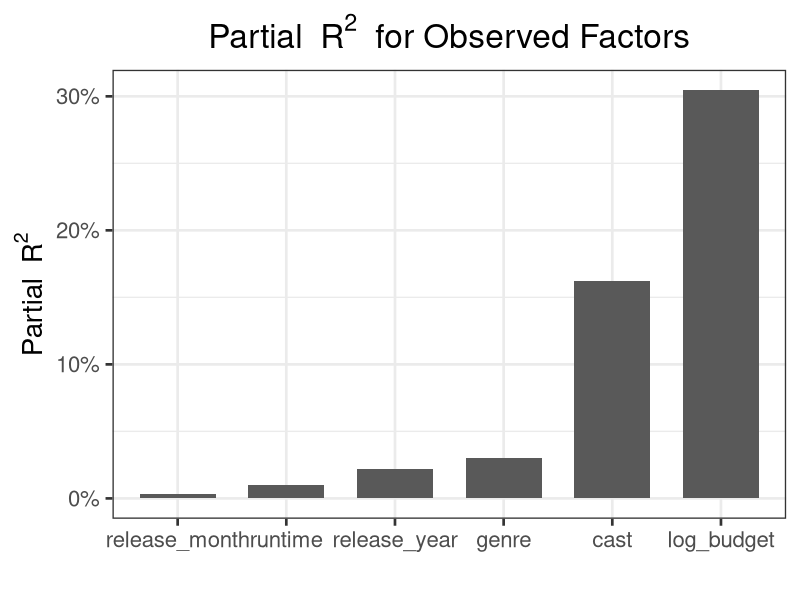
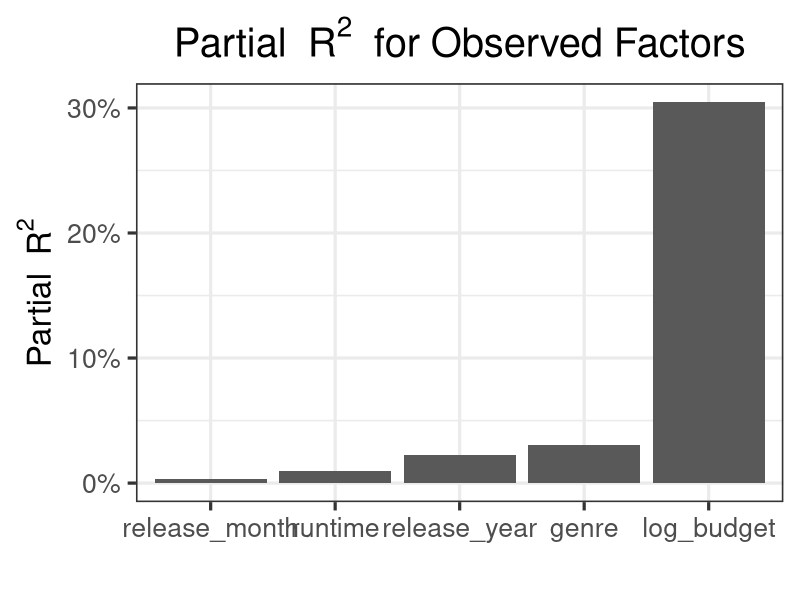
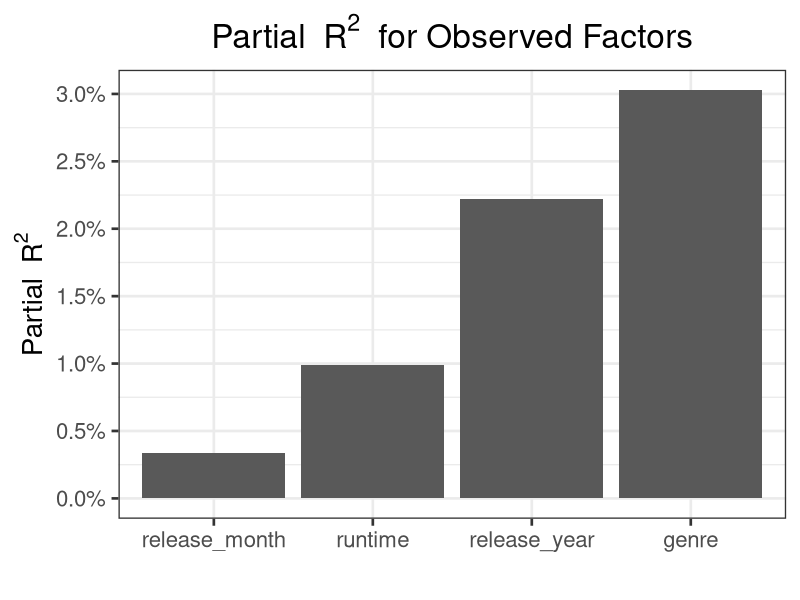
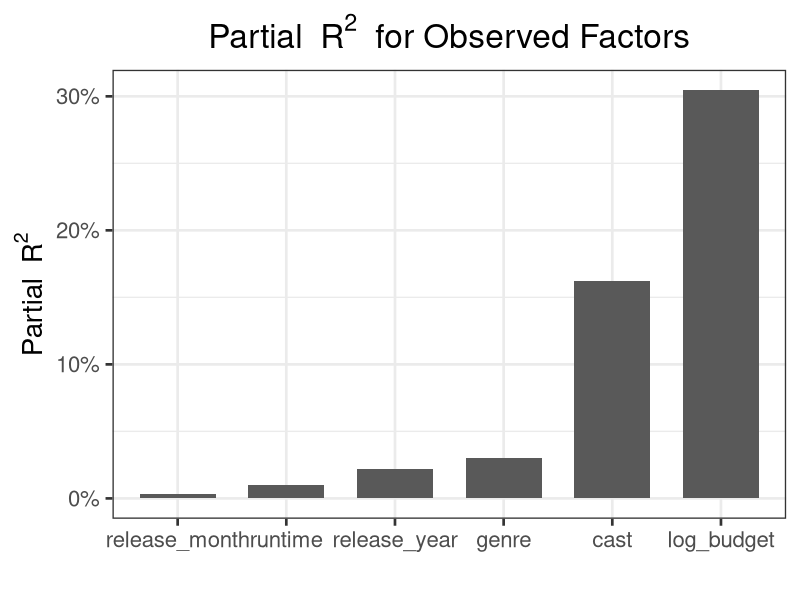

Reproduce these figures in R, in order. (Note: this script raises an error after producing the figures.)
library(tidyverse)


movie <- read_csv("movie_analysis/movie.csv")
colnames(movie) <- make.names(colnames(movie))
y <- movie %>% select(log_revenue) %>% as.matrix
x <- movie %>% select(-c(log_revenue, id, TV.Movie)) %>% as.matrix
t <- movie %>% select(Zoe.Saldana:Ethan.Hawke) %>% as.matrix

## Partial R^2 based on model: y ~ t + x --------------------------------------------------------------------
lmfit_full <- lm(y ~ x)
summary(lmfit_full)
yhat_full <- predict(lmfit_full)
ss_res_full <- sum((y - yhat_full)^2)

cal_partial_R2 <- function(var) {
  x_sub <- x %>% as_tibble() %>% select(-one_of(var)) %>% as.matrix
  fit_sub <- lm(y ~ x_sub)
  yhat_sub <- predict(fit_sub)
  ss_res_sub <- sum((y - yhat_sub)^2)
  (ss_res_sub - ss_res_full)/ss_res_sub
}

pR2_singles <- sapply(c("log_budget", "runtime", "release_month", "release_year"), cal_partial_R2)
pR2_singles

# genre #
genre_all <- colnames(x)[5:23]
pR2_genre <- cal_partial_R2(genre_all)
pR2_genre

# cast #
cast_all <- colnames(x)[24:350]
pR2_cast <- cal_partial_R2(cast_all)
pR2_cast

## Barplot of Partial R^2 for Observed Covariates ##
pR2_df <- tibble(pR2 = c(pR2_singles, pR2_genre, pR2_cast),
                 factor = c(names(pR2_singles), "genre", "cast")) %>%
  arrange(pR2)
pR2_df$factor <- factor(pR2_df$factor, levels = pR2_df$factor)

# Barplot for all factors ##
pR2_plot_all <- pR2_df %>%
  ggplot() +
  geom_bar(aes(x = factor, y = pR2), stat = "identity", width = 0.7) +
  theme_bw(base_size = 20) +
  scale_y_continuous(breaks = seq(0, 0.3, by=0.1),
                     labels = sapply(seq(0, 0.3, by=0.1)*100, paste0, "%")) +
  labs(y = expression("Partial "~R^2), x = "",
       title = expression("Partial "~R^2~" for Observed Factors"))+
  theme(plot.title = element_text(hjust = 0.5))
print(pR2_plot_all)
ggsave("movie_pR2_tx_lm.pdf", plot = pR2_plot_all, width = 210, height = 120, units = "mm",
       path = "movie_analysis/Figures")


# Barplot for factors with cast excluded ##
pR2_plot_x <- pR2_df %>% filter(factor != "cast") %>%
  ggplot() +
  geom_bar(aes(x = factor, y = pR2), stat = "identity") +
  theme_bw(base_size = 24) +
  scale_y_continuous(breaks = seq(0, 0.3, by=0.1),
                     labels = sapply(seq(0, 0.3, by=0.1)*100, paste0, "%")) +
  labs(y = expression("Partial "~R^2), x = "",
       title = expression("Partial "~R^2~" for Observed Factors"))+
  theme(plot.title = element_text(hjust = 0.5))
print(pR2_plot_x)


# Barplot for factors with log_budget and cast excluded ##
pR2_plot <- pR2_df %>% filter(factor != "log_budget" & factor != "cast") %>%
  ggplot() +
  geom_bar(aes(x = factor, y = pR2), stat = "identity") +
  theme_bw(base_size = 20) +
  scale_y_continuous(breaks = seq(0, 0.03, by=0.005),
                     labels = sapply(c('0.0','0.5','1.0','1.5','2.0','2.5','3.0'), paste0, "%")) +
  labs(y = expression("Partial "~R^2), x = "",
       title = expression("Partial "~R^2~" for Observed Factors"))+
  theme(plot.title = element_text(hjust = 0.5))
print(pR2_plot)

## Partial R^2 based on model: y ~ t, R^2_{Y ~ T_j | T_{-j}} -----------------------------------------------------------------
lmfit_castfull <- lm(y ~ t)
yhat_castfull <- predict(lmfit_castfull)
ss_res_castfull <- sum((y - yhat_castfull)^2)

cal_partial_R2_cast <- function(var) {
  cat(var, "\n")
  t_sub <- t %>% as_tibble() %>% select(-one_of(var)) %>% as.matrix
  fit_sub <- lm(y ~ t_sub)
  yhat_sub <- predict(fit_sub)
  ss_res_sub <- sum((y - yhat_sub)^2)
  (ss_res_sub - ss_res_castfull)/ss_res_sub
}

pR2_tj <- sapply(colnames(t), cal_partial_R2_cast)
pR2_tj_movie %>% sort(decreasing = TRUE) %>% head()

# write.csv(pR2_tj, row.names = T, file = 'movie_analysis/outcome_model/pR2_tj_movie.csv')
# pR2_tj_movie <- read.csv("movie_analysis/outcome_model/pR2_tj_movie.csv", row.names = 1)









